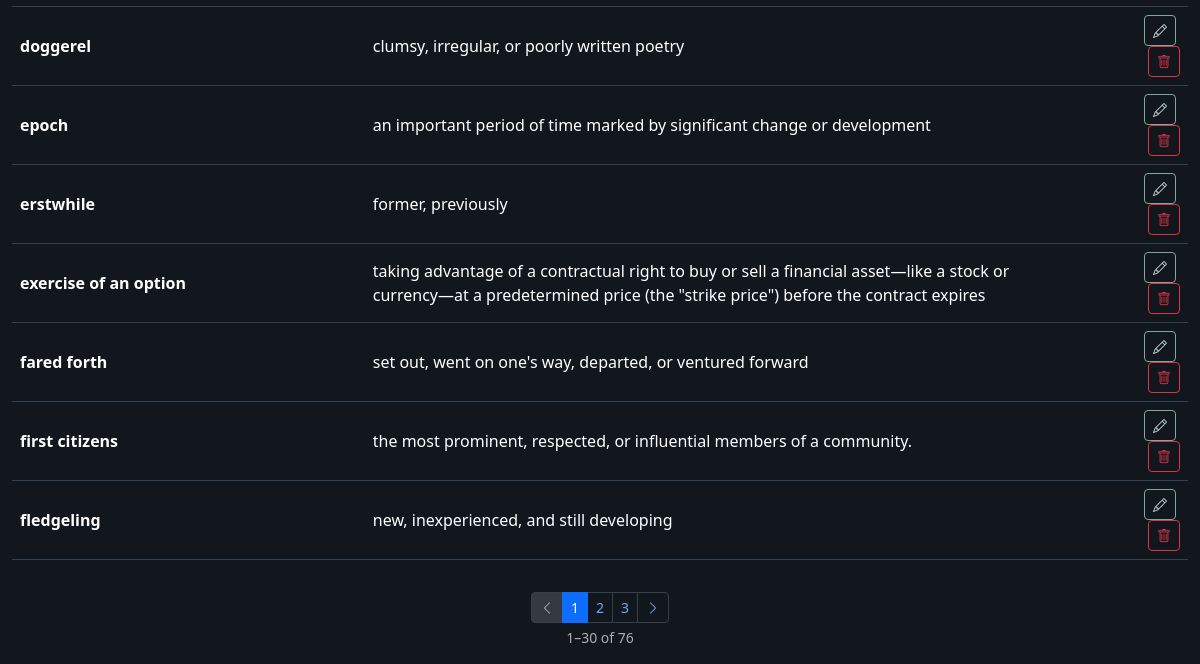
The page /dictionary (lower part) on the database as committed earlier.
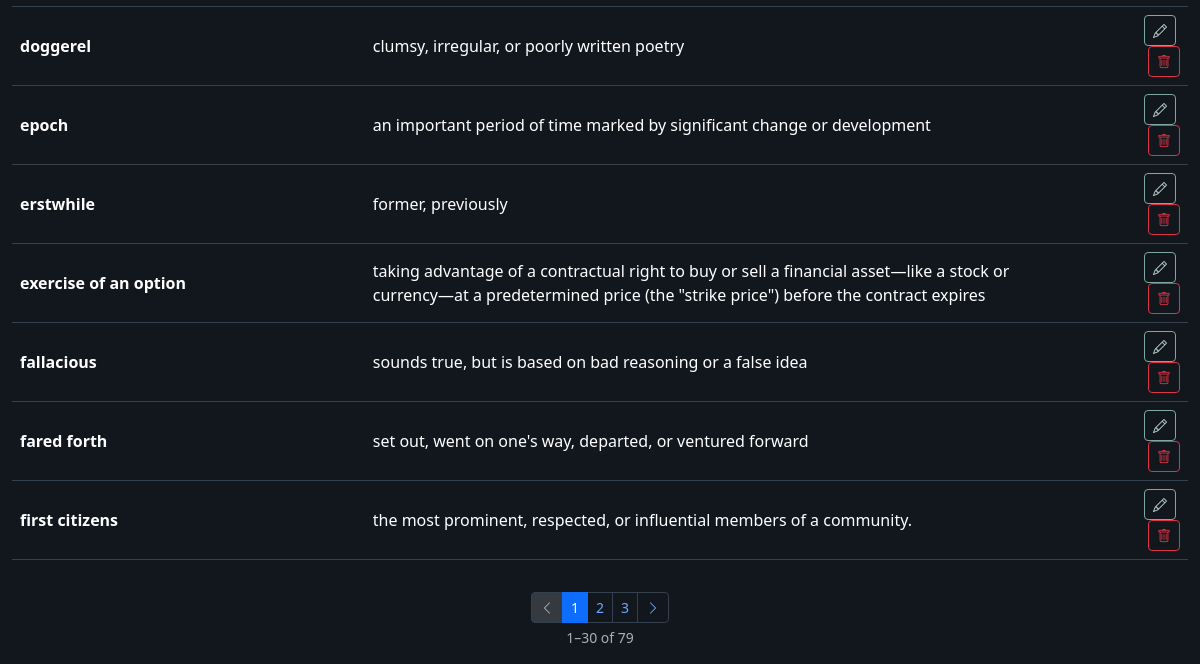
The same page on the database as committed later.
### app/models.py (models this page shows)
class Dictionary(db.Model):
    __tablename__ = 'dictionary'
    id = db.Column(db.Integer, primary_key=True)
    word_phrase = db.Column(db.String(500), nullable=False)
    meaning = db.Column(db.Text, nullable=False)
    notes = db.Column(db.Text)
    created_at = db.Column(db.DateTime, default=datetime.utcnow)
    locations = db.relationship('DictionaryLookup', backref='entry', lazy=True, cascade='all, delete-orphan')
    def to_dict(self):
        return {
            'id': self.id,
            'word_phrase': self.word_phrase,
            'meaning': self.meaning,
            'notes': self.notes,
            'created_at': self.created_at.isoformat() if self.created_at else None,
        }

### app/routes/main.py (the view)
@main_bp.route('/dictionary')
def dictionary():
    from ..models import Dictionary
    pg = request.args.get('pg', 1, type=int)
    search_q = request.args.get('q', '').strip()
    query = Dictionary.query.order_by(Dictionary.word_phrase)
    if search_q:
        like = f'%{search_q}%'
        query = query.filter(
            Dictionary.word_phrase.ilike(like) | Dictionary.meaning.ilike(like)
        )
    pagination = query.paginate(page=pg, per_page=30, error_out=False)
    return render_template('dictionary.html', theme=get_theme(), entries=pagination.items,
                           pagination=pagination, search_q=search_q)

### app/routes/main.py (called while the page is built)
def get_theme():
    s = Setting.query.filter_by(key='theme').first()
    return s.value

### app/templates/dictionary.html (shortened to what this page needs)
{% extends 'base.html' %}
{% from '_pagination.html' import render as paginate %}
{% block content %}
<div class="table-responsive">
  <table class="table table-hover align-middle" id="dictTable">
    <tbody>
      {% for e in entries %}
      <tr data-id="{{ e.id }}">
        <td class="fw-semibold">{{ e.word_phrase }}</td>
        <td>{{ e.meaning }}</td>
        <td class="text-muted small">{{ e.notes or '' }}</td>
        <td class="text-end">
          <button class="btn btn-sm btn-outline-primary me-1"
                  onclick="openDictModal({{ e.to_dict()|tojson }})">
            <i class="bi bi-pencil"></i>
          </button>
          <button class="btn btn-sm btn-outline-danger"
                  onclick="deleteDict({{ e.id }})">
            <i class="bi bi-trash"></i>
          </button>
        </td>
      </tr>
      {% else %}
      <tr><td colspan="4" class="text-muted text-center">No entries yet.</td></tr>
      {% endfor %}
    </tbody>
  </table>
</div>
{{ paginate(pagination, 'main.dictionary', extra_args={'q': search_q}) }}
{% endblock %}

Rows that differ between the two databases and show on the page:
no longer on this page (row unchanged): Dictionary: word_phrase "fledgeling", meaning "new, inexperienced, and still developing"
added Dictionary: word_phrase "fallacious", meaning "sounds true, but is based on bad reasoning or a false idea"
Other text that changed with them:
{{ pagination.total }}: "76" → "79"
